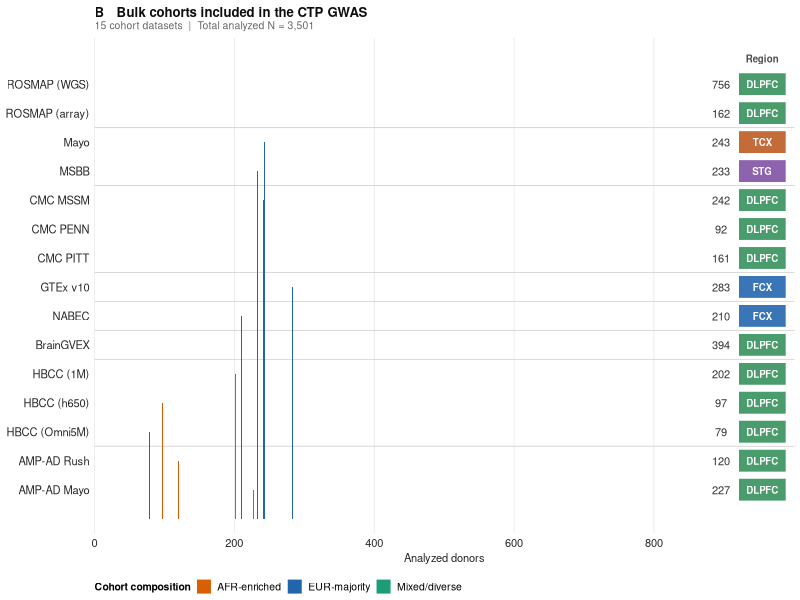
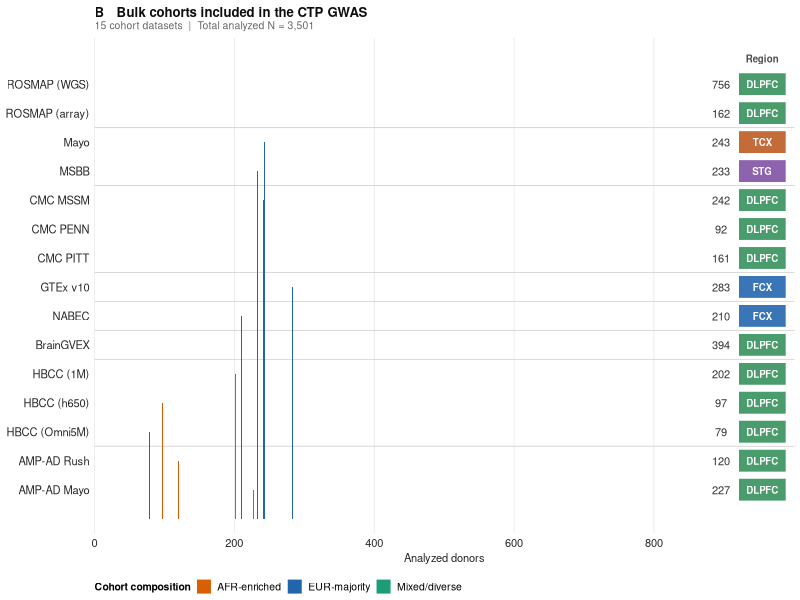
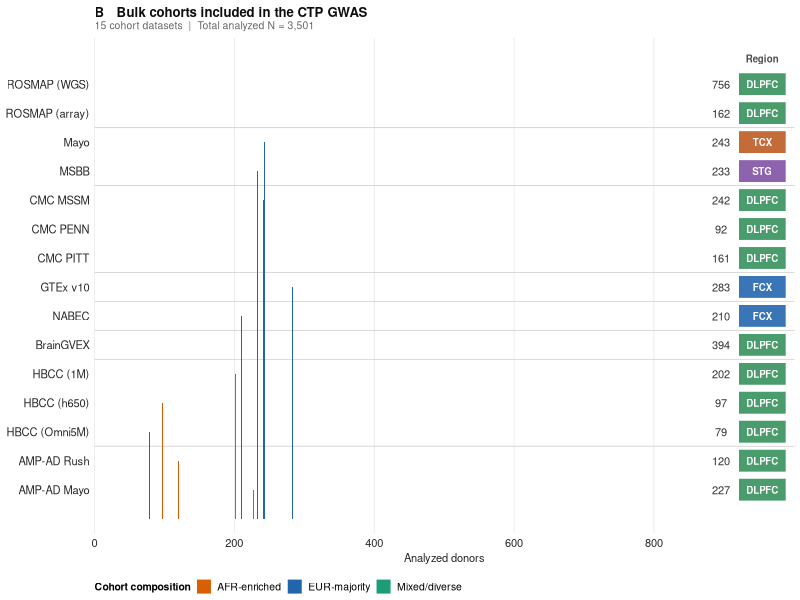
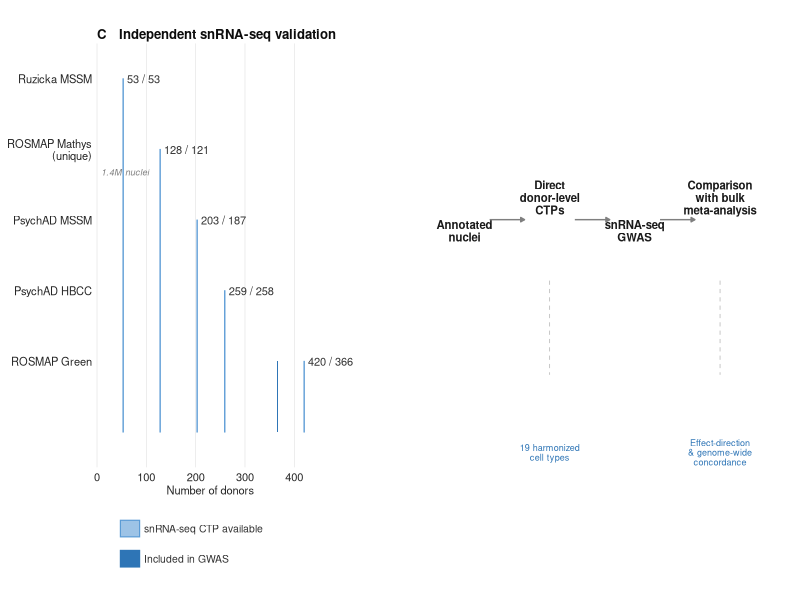
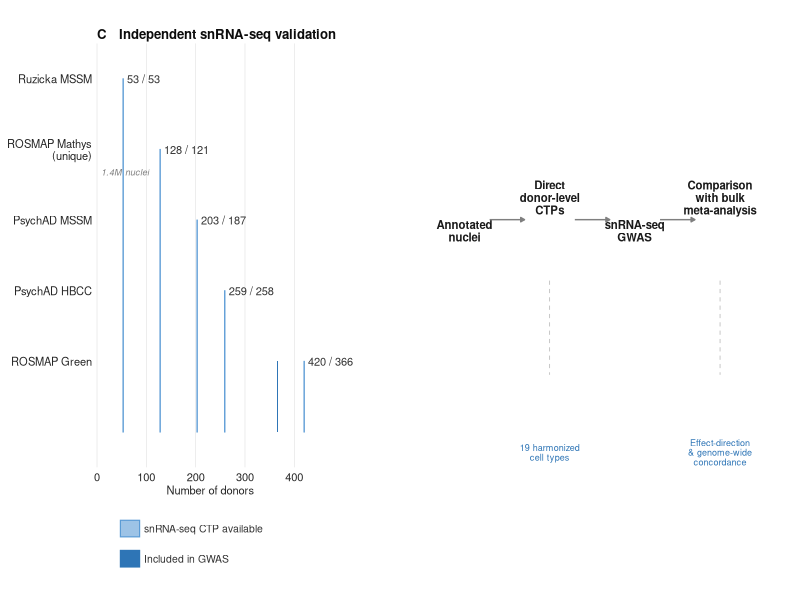
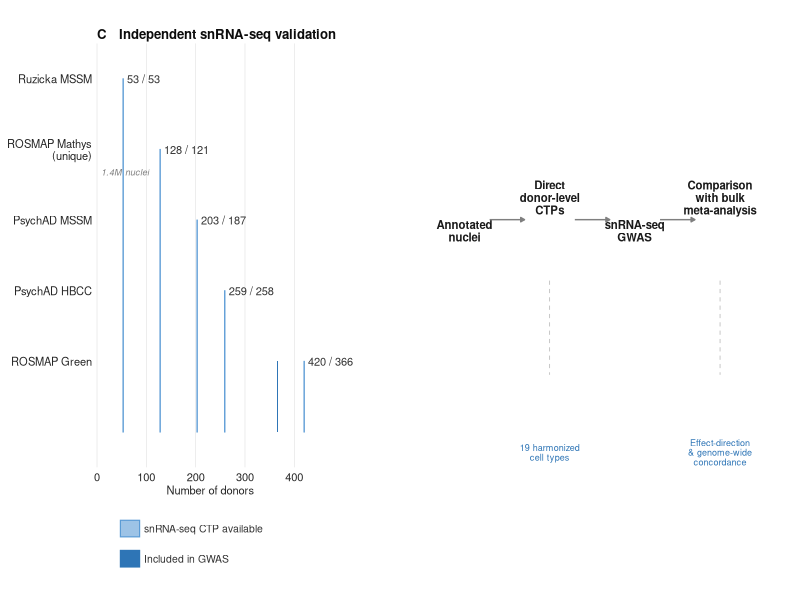
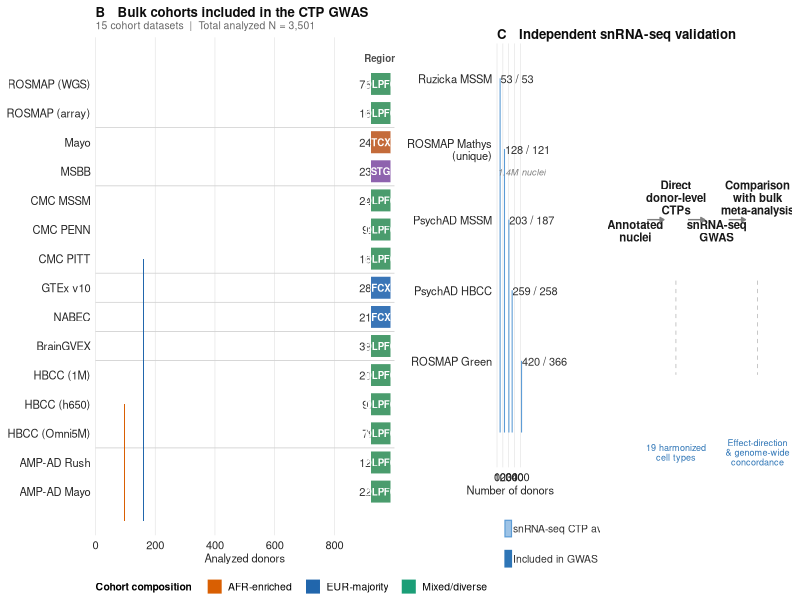

The R script that drew these images, in order:
#!/usr/bin/env Rscript
# =============================================================================
# Figure 1 – Panel B and Panel C (revised, clean design)
# =============================================================================
# Panels B and C are designed to sit side-by-side beneath an existing Panel A
# workflow schematic. They are intentionally simple and data-driven.
#
# Panel B: Clean horizontal bar chart of the 15 bulk GWAS cohort datasets.
# Panel C: Left = snRNA-seq validation sample sizes; Right = 4-step flow.
#
# All sample sizes are read from verified pipeline outputs. No values invented.
# =============================================================================

# ─── 0. User switches ────────────────────────────────────────────────────────
INCLUDE_PANEL_LETTERS <- TRUE   # set FALSE to strip "B" / "C" before Inkscape

# ─── 1. Paths ─────────────────────────────────────────────────────────────────
ROOT   <- "/project/rrg-shreejoy/zhoux156/external-Xiaolin/nextflow"
MS_DIR <- file.path(ROOT, "manuscript_figure")
dir.create(MS_DIR, showWarnings = FALSE, recursive = TRUE)

# ─── 2. Packages ──────────────────────────────────────────────────────────────
suppressPackageStartupMessages({
  library(ggplot2)
  library(data.table)
  library(dplyr)
  library(cowplot)
  library(scales)
  library(svglite)
})

# ─── 3. Shared style ──────────────────────────────────────────────────────────
BASE_PT   <- 8          # minimum font size (points) at final figure size
FONT_FAM  <- "Helvetica"
PANEL_W   <- 7.2        # inches — identical for B and C
PANEL_H   <- 4.6        # inches — identical for B and C

# Ancestry palette
COL_EUR   <- "#2166AC"   # EUR-majority  (blue)
COL_AFR   <- "#D95F02"   # AFR-enriched  (orange)
COL_MIX   <- "#1B9E77"   # Mixed/diverse (teal)

theme_fig <- function() {
  theme_minimal(base_size = BASE_PT, base_family = FONT_FAM) +
    theme(
      panel.grid.minor    = element_blank(),
      panel.grid.major.y  = element_blank(),
      panel.grid.major.x  = element_line(linewidth = 0.2, colour = "grey88"),
      axis.text           = element_text(size = BASE_PT,   colour = "grey15"),
      axis.title.x        = element_text(size = BASE_PT,   colour = "grey15"),
      axis.title.y        = element_blank(),
      axis.ticks.y        = element_blank(),
      axis.line.y         = element_blank(),
      plot.title          = element_text(size = BASE_PT + 1.5, face = "bold",
                                         hjust = 0, colour = "grey5",
                                         margin = margin(b = 1)),
      plot.subtitle       = element_text(size = BASE_PT - 0.5, hjust = 0,
                                         colour = "grey40",
                                         margin = margin(b = 4)),
      plot.margin         = margin(5, 4, 4, 4),
      legend.position     = "bottom",
      legend.justification = "left",
      legend.key.size     = unit(0.30, "cm"),
      legend.text         = element_text(size = BASE_PT - 0.5),
      legend.title        = element_text(size = BASE_PT - 0.5, face = "bold"),
      legend.margin       = margin(t = 2),
      legend.background   = element_rect(fill = NA, colour = NA)
    )
}

save_panel <- function(p, stem, w = PANEL_W, h = PANEL_H) {
  svglite(file.path(MS_DIR, paste0(stem, ".svg")), width = w, height = h)
  print(p); dev.off()
  cairo_pdf(file.path(MS_DIR, paste0(stem, ".pdf")), width = w, height = h)
  print(p); dev.off()
  png(file.path(MS_DIR, paste0(stem, ".png")),
      width = w * 600, height = h * 600, res = 600,
      type = "cairo", bg = "white")
  print(p); dev.off()
  message("  Saved: ", stem)
}

# =============================================================================
# PANEL B ── Bulk cohorts included in the CTP GWAS
# =============================================================================

# ─── B.1  Source data ─────────────────────────────────────────────────────────
# Analyzed N: regenie step2 raw_p N column (constant across all 19 traits).
# Brain region: tissue_filter in nextflow.config.combined.* files.
# Ancestry composition: ancestry keep-list counts + config comments (conservative).
#   EUR-majority: EUR keep-list N ≥ 85% of GWAS N, or only EUR keep-list present.
#   AFR-enriched: AFR keep-list > EUR keep-list.
#   Mixed/diverse: substantial AFR + AMR components without EUR dominance.

bulk <- data.table(
  # display_name, n_gwas, family, region, ancestry_cat
  # Ordered bottom-to-top (index 1 = bottom bar in horizontal chart)
  display_name  = c(
    "AMP-AD Mayo",    "AMP-AD Rush",
    "HBCC (Omni5M)",  "HBCC (h650)",   "HBCC (1M)",
    "BrainGVEX",
    "NABEC",
    "GTEx v10",
    "CMC PITT",  "CMC PENN",  "CMC MSSM",
    "MSBB",      "Mayo",
    "ROSMAP (array)", "ROSMAP (WGS)"
  ),
  n_gwas = c(
    227L, 120L,
    79L, 97L, 202L,
    394L,
    210L,
    283L,
    161L, 92L, 242L,
    233L, 243L,
    162L, 756L
  ),
  family = c(
    "AMP-AD Diverse", "AMP-AD Diverse",
    "HBCC",           "HBCC",          "HBCC",
    "BrainGVEX",
    "NABEC",
    "GTEx",
    "CMC", "CMC", "CMC",
    "AMP-AD",  "AMP-AD",
    "ROSMAP", "ROSMAP"
  ),
  region = c(
    "DLPFC", "DLPFC",
    "DLPFC", "DLPFC", "DLPFC",
    "DLPFC",
    "FCX",
    "FCX",
    "DLPFC", "DLPFC", "DLPFC",
    "STG",   "TCX",
    "DLPFC", "DLPFC"
  ),
  # Ancestry classification (conservative, based on keep-list files):
  #   HBCC h650: AFR keep-list = 53 of N=97 (~55%) → AFR-enriched
  #   HBCC 1M:   AFR=101, EUR=88 of N=202 → Mixed/diverse
  #   HBCC Omni5M: EUR=50 of N=79 (~63%) → EUR-majority
  #   AMP-AD Rush: AFR keep-list = 64 of N=120 (~53%) → AFR-enriched
  #   AMP-AD Mayo: AFR=52, AMR=178 of N=227, no EUR keep-list → Mixed/diverse
  #   All others: EUR keep-list ≥ 85% of GWAS N → EUR-majority
  ancestry = c(
    "Mixed/diverse",  "AFR-enriched",
    "EUR-majority",   "AFR-enriched",  "Mixed/diverse",
    "EUR-majority",
    "EUR-majority",
    "EUR-majority",
    "EUR-majority", "EUR-majority", "EUR-majority",
    "EUR-majority", "EUR-majority",
    "EUR-majority", "EUR-majority"
  )
)

total_n_bulk <- sum(bulk$n_gwas)

# Factor so bottom→top matches display_name order (index 1 = y=1 = bottom)
bulk[, display_name := factor(display_name, levels = display_name)]
bulk[, y_pos := as.integer(display_name)]

# Ancestry color map
anc_map   <- c("EUR-majority"  = COL_EUR,
               "AFR-enriched"  = COL_AFR,
               "Mixed/diverse" = COL_MIX)
anc_labels <- c("EUR-majority"  = "EUR-majority",
                "AFR-enriched"  = "AFR-enriched",
                "Mixed/diverse" = "Mixed/diverse")

# Family separator y-positions (gap between consecutive families)
fam_seq   <- bulk$family
breaks_y  <- which(fam_seq[-1] != fam_seq[-length(fam_seq)]) + 0.5

BAR_H <- 0.78   # bar height in y-axis units (thick, clearly visible)
x_max <- 870    # x-axis upper limit for bars (N labels + region placed beyond)

# ─── B.2  Build a single ggplot embedding the region annotation ───────────────
# Region annotation is placed INSIDE the bar chart at x positions beyond x_max,
# so y-alignment is guaranteed (no separate plot needed).
region_cols <- c(
  DLPFC = "#4A9C6D", FCX = "#3975B7", TCX = "#C46B3A", STG = "#8E63AE"
)

# x-positions for region tiles and N-labels
REG_X  <- x_max + 85      # center of region tile column
REG_W  <- 68               # tile width (x-axis units)
N_X    <- x_max + 13       # x for N labels
X_LIM  <- REG_X + REG_W / 2 + 12   # total x-axis limit

# Build region tile lookup for bulk
bulk[, reg_col := region_cols[region]]

pB <- ggplot(bulk) +
  # family gap lines
  geom_hline(yintercept = breaks_y, colour = "grey82",
             linewidth = 0.28, linetype = "solid") +
  # main bars (ancestry-colored)
  geom_col(aes(y = y_pos, x = n_gwas, fill = ancestry),
           width = BAR_H, colour = NA) +
  # N label just right of bar
  geom_text(aes(y = y_pos, x = N_X, label = format(n_gwas, big.mark = ",")),
            hjust = 0, size = BASE_PT / ggplot2::.pt, colour = "grey20") +
  # region tiles (hardcoded fill via fill = I(reg_col))
  geom_tile(aes(y = y_pos, x = REG_X, fill = I(reg_col)),
            width = REG_W, height = BAR_H, colour = "white", linewidth = 0.25) +
  geom_text(aes(y = y_pos, x = REG_X, label = region),
            size = (BASE_PT - 1) / ggplot2::.pt,
            hjust = 0.5, vjust = 0.5,
            colour = "white", fontface = "bold") +
  # "Region" column header
  annotate("text", x = REG_X, y = max(bulk$y_pos) + 0.75,
           label = "Region", size = (BASE_PT - 1) / ggplot2::.pt,
           hjust = 0.5, vjust = 0, colour = "grey30", fontface = "bold") +
  # ancestry fill scale (bars only)
  scale_fill_manual(values = anc_map, name = "Cohort composition",
                    labels = anc_labels,
                    guide  = guide_legend(nrow = 1,
                                          override.aes = list(size = 3.5))) +
  scale_y_continuous(
    breaks = bulk$y_pos,
    labels = levels(bulk$display_name),
    expand = expansion(add = c(0.5, 0.85))   # extra top padding for "Region" header
  ) +
  scale_x_continuous(
    limits = c(0, X_LIM),
    breaks = c(0, 200, 400, 600, 800),
    labels = label_comma(),
    expand = c(0, 0)
  ) +
  labs(
    x        = "Analyzed donors",
    y        = NULL,
    title    = if (INCLUDE_PANEL_LETTERS)
                 "B   Bulk cohorts included in the CTP GWAS"
               else "Bulk cohorts included in the CTP GWAS",
    subtitle = sprintf("15 cohort datasets  |  Total analyzed N = %s",
                       format(total_n_bulk, big.mark = ","))
  ) +
  theme_fig() +
  theme(
    legend.position = "bottom",
    # hide x-axis ticks/text beyond x_max (region area)
    axis.line.x = element_blank()
  )

# =============================================================================
# PANEL C ── Independent snRNA-seq validation
# =============================================================================
# Cohorts: hodge5u de-duplicated 5-cohort meta (ANALYSIS_TAG in figure5_sn_concordance.R)
# CTP donors: from data_input/*/cell_proportions.csv row counts.
# GWAS donors: from results/*/regenie_step2 N columns.

# ─── C.1  Source data ─────────────────────────────────────────────────────────
sn <- data.table(
  display_name  = c(
    "ROSMAP Green",     "PsychAD HBCC",
    "PsychAD MSSM",     "ROSMAP Mathys\n(unique)",
    "Ruzicka MSSM"
  ),
  ctp_n   = c(420L, 259L, 203L, 128L, 53L),
  gwas_n  = c(366L, 258L, 187L, 121L, 53L),
  # nuclei available only for Mathys (occupancy_report.tsv):
  # total = sum(n_cells) = 1,420,318
  nuclei_label = c("", "", "", "1.4M nuclei", "")
)

# Bottom→top ordering
sn[, display_name := factor(display_name, levels = display_name)]
sn[, y_pos := as.integer(display_name)]

SN_BAR_H   <- 0.70
bar_pale   <- "#9DC3E6"   # pale blue  – CTP donors
bar_dark   <- "#2E75B6"   # dark blue  – GWAS donors
bar_pale_c <- "#5B9BD5"   # pale bar outline

x_max_sn   <- 460   # x-axis limit (labels placed via clip = "off")

# ─── C.2  Left: sample-size bar chart ─────────────────────────────────────────
pC_bars <- ggplot(sn) +
  # pale outlined bar = CTP donors
  geom_col(aes(x = ctp_n, y = y_pos),
           fill = bar_pale, colour = bar_pale_c,
           linewidth = 0.35, width = SN_BAR_H) +
  # dark filled bar = GWAS donors (overlaid)
  geom_col(aes(x = gwas_n, y = y_pos),
           fill = bar_dark, colour = NA,
           width = SN_BAR_H) +
  # end label: "CTP / GWAS donors" — placed just beyond bar end
  geom_text(aes(x = ctp_n + 8, y = y_pos,
                label = paste0(ctp_n, " / ", gwas_n)),
            hjust = 0, size = BASE_PT / ggplot2::.pt,
            colour = "grey20") +
  # nuclei annotation (small, italic) where available
  geom_text(data = sn[nuclei_label != ""],
            aes(x = 8, y = y_pos - 0.32, label = nuclei_label),
            hjust = 0, size = (BASE_PT - 1.5) / ggplot2::.pt,
            colour = "grey50", fontface = "italic") +
  scale_y_continuous(
    breaks = sn$y_pos,
    labels = levels(sn$display_name),
    expand = expansion(add = c(0.5, 0.5))
  ) +
  scale_x_continuous(
    limits = c(0, x_max_sn),
    breaks = c(0, 100, 200, 300, 400),
    labels = label_comma(),
    expand = c(0, 0)
  ) +
  scale_fill_identity() +
  coord_cartesian(xlim = c(0, x_max_sn), clip = "off") +
  labs(
    x     = "Number of donors",
    y     = NULL,
    title = if (INCLUDE_PANEL_LETTERS)
              "C   Independent snRNA-seq validation"
            else "Independent snRNA-seq validation"
  ) +
  theme_fig() +
  theme(
    legend.position = "none",
    plot.margin     = margin(5, 55, 4, 4)   # right margin to show clipped labels
  )

# ─── C.3  Inline legend ───────────────────────────────────────────────────────
leg_data <- data.table(
  label = c("snRNA-seq CTP available", "Included in GWAS"),
  fill  = c(bar_pale, bar_dark),
  col   = c(bar_pale_c, bar_dark),
  y     = c(2, 1)
)
pC_leg <- ggplot(leg_data, aes(x = 1, y = y)) +
  geom_tile(aes(fill = I(fill), colour = I(col)),
            width = 0.30, height = 0.55, linewidth = 0.4) +
  geom_text(aes(label = label), x = 1.22,
            hjust = 0, size = (BASE_PT - 0.5) / ggplot2::.pt,
            colour = "grey20", vjust = 0.5) +
  xlim(0.7, 5) + ylim(0.3, 2.7) +
  theme_void() + theme(plot.margin = margin(1, 0, 4, 4))

# Stack bars + legend
pC_left <- plot_grid(pC_bars, pC_leg,
                     ncol = 1, rel_heights = c(1, 0.18),
                     align = "v", axis = "l")

# ─── C.4  Right: 4-step horizontal flow ───────────────────────────────────────
# 4 nodes at x = 1, 3.2, 5.4, 7.6 on a 0–9 axis.
# Node labels in bold; sub-labels below steps 2 and 4 in lighter color.
# No boxes. Arrows connect nodes at mid-height.

NODE_X  <- c(1, 3.2, 5.4, 7.6)
NODE_Y  <- 0.72   # y of main labels
SUB_Y   <- 0.32   # y of sub-labels
ARR_Y   <- NODE_Y + 0.02

steps <- data.frame(
  x      = NODE_X,
  label  = c("Annotated\nnuclei",
             "Direct\ndonor-level\nCTPs",
             "snRNA-seq\nGWAS",
             "Comparison\nwith bulk\nmeta-analysis"),
  sub    = c("",
             "19 harmonized\ncell types",
             "",
             "Effect-direction\n& genome-wide\nconcordance"),
  stringsAsFactors = FALSE
)
steps$has_sub <- nchar(steps$sub) > 0

# Arrow x-ranges (from just right of one label to just left of next)
ARROWX1 <- NODE_X[-4] + 0.65
ARROWX2 <- NODE_X[-1] - 0.65

pC_flow <- ggplot() +
  # bold step labels, shifted up slightly when sub-label present
  geom_text(data = steps,
            aes(x = x,
                y = ifelse(has_sub, NODE_Y + 0.06, NODE_Y),
                label = label),
            size = (BASE_PT + 0.2) / ggplot2::.pt,
            hjust = 0.5, vjust = 0.5,
            colour = "grey10", fontface = "bold",
            lineheight = 0.92) +
  # sub-labels in blue
  geom_text(data = steps[steps$has_sub, ],
            aes(x = x, y = SUB_Y, label = sub),
            size = (BASE_PT - 1.5) / ggplot2::.pt,
            hjust = 0.5, vjust = 0.5,
            colour = "#2E75B6", lineheight = 0.88) +
  # horizontal arrows
  annotate("segment",
           x    = ARROWX1, xend = ARROWX2,
           y    = ARR_Y,   yend = ARR_Y,
           arrow = arrow(length = unit(0.11, "cm"), type = "closed"),
           linewidth = 0.5, colour = "grey50") +
  # light dashed connector from main label to sub-label
  geom_segment(data = steps[steps$has_sub, ],
               aes(x = x, xend = x,
                   y = NODE_Y - 0.09, yend = SUB_Y + 0.14),
               linewidth = 0.25, colour = "grey70", linetype = "dashed") +
  xlim(0, 9) + ylim(0.12, 1.05) +
  labs(x = NULL, y = NULL) +
  theme_void() +
  theme(plot.margin = margin(16, 6, 8, 6))

# ─── C.5  Assemble Panel C ────────────────────────────────────────────────────
pC <- plot_grid(
  pC_left,
  pC_flow,
  nrow = 1, rel_widths = c(0.50, 0.50),
  align = "h", axis = "tb"
)

# =============================================================================
# SAVE INDIVIDUAL PANELS
# =============================================================================
message("Saving Panel B ...")
save_panel(pB, "figure1_panelB_revised")

message("Saving Panel C ...")
save_panel(pC, "figure1_panelC_revised")

# =============================================================================
# COMBINED PREVIEW
# =============================================================================
message("Saving combined preview ...")
pPreview <- plot_grid(pB, pC,
                      nrow = 1, rel_widths = c(1, 1))

png(file.path(MS_DIR, "figure1_panels_BC_revised_preview.png"),
    width = PANEL_W * 2 * 600, height = PANEL_H * 600,
    res = 600, type = "cairo", bg = "white")
print(pPreview); dev.off()
message("  Saved: figure1_panels_BC_revised_preview.png")
message("Done.")
